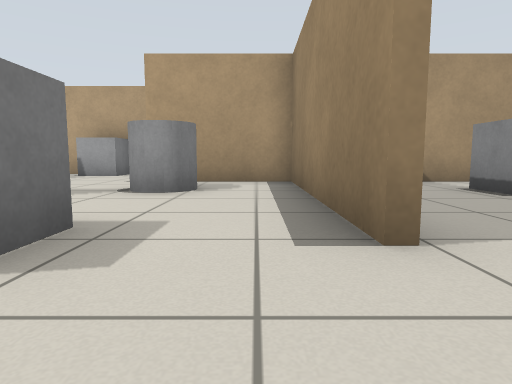
[1] (above)

16 first-person views from a walk through a Gazebo world. The camera is 0.5 m above the floor, tilts 6° down and sees 75° across. The floor is counted in squares, 1 m on a side. Each view is taken from the middle of a square. On the plan, view 1 faces up. The plan holds only what a view shows up to about 9 squares ahead; the rest is blank.

[2]
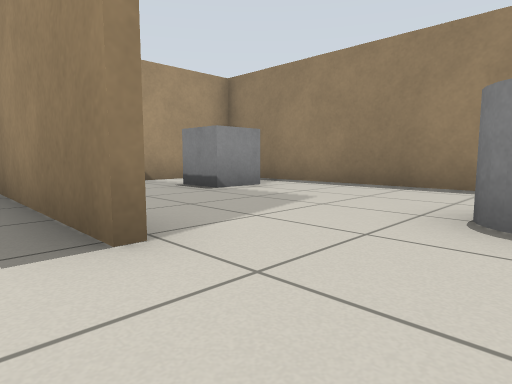

[3]
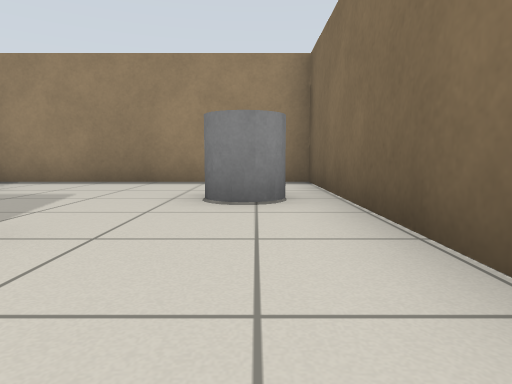

[4]
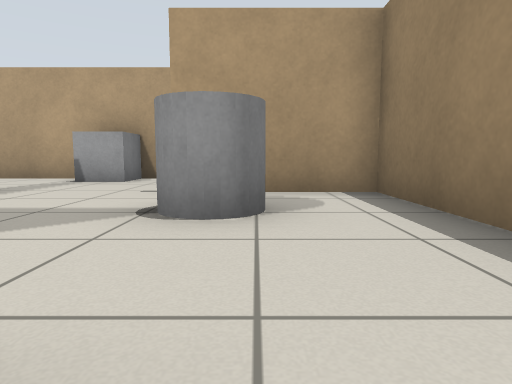

[5]
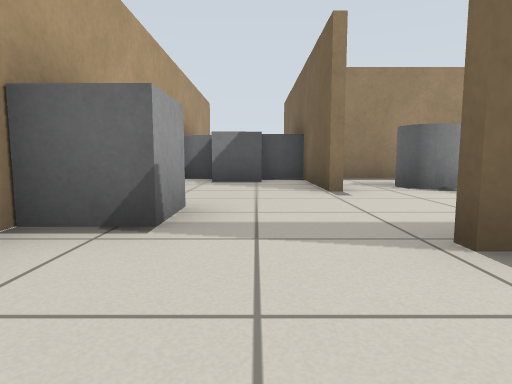

[6]
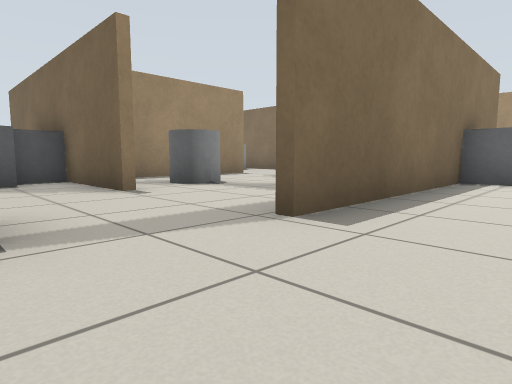

[7]
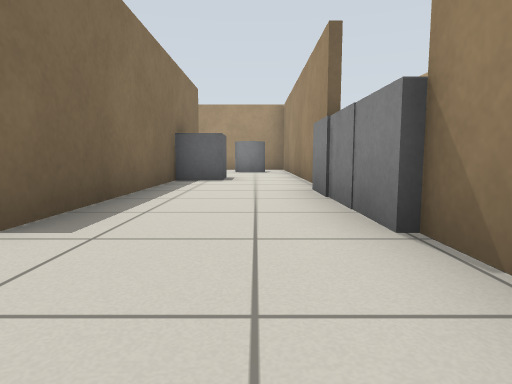

[8]
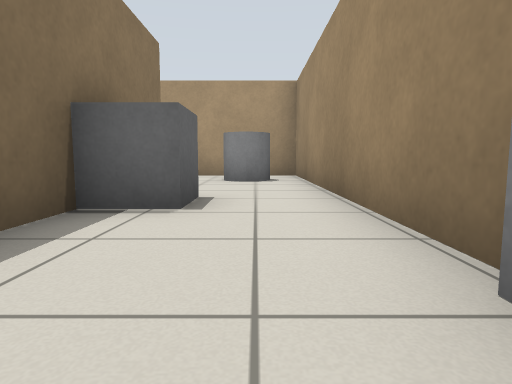

[9]
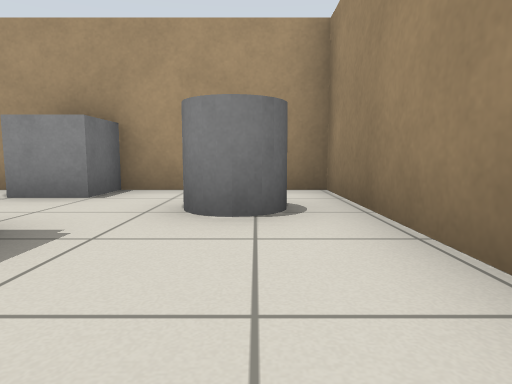

[10]
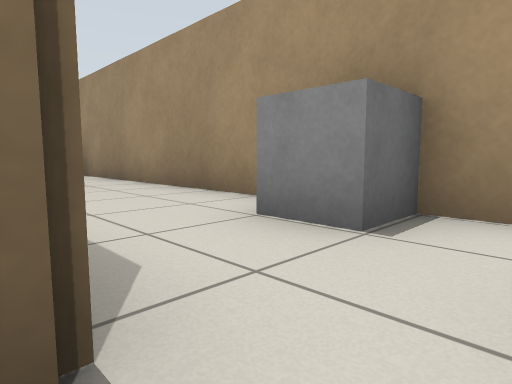

[11]
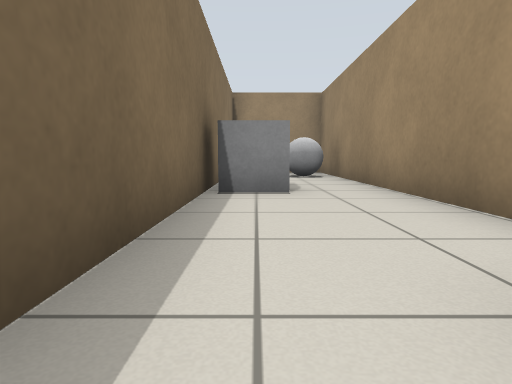

[12]
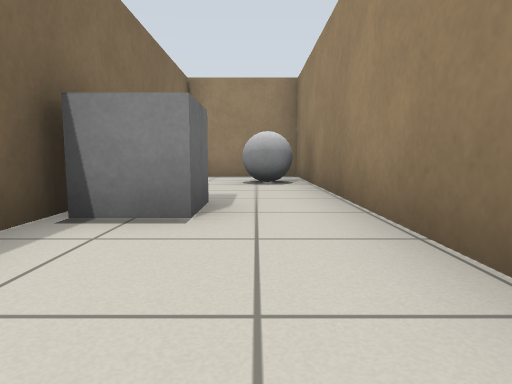

[13]
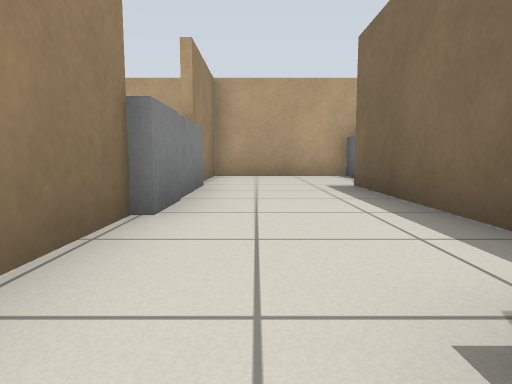

[14]
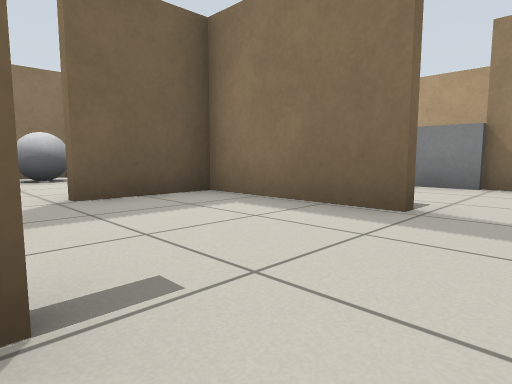

[15]
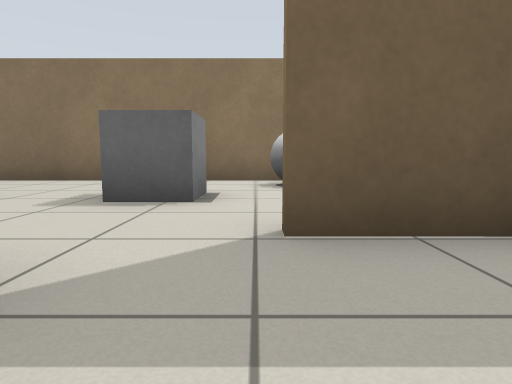

[16]
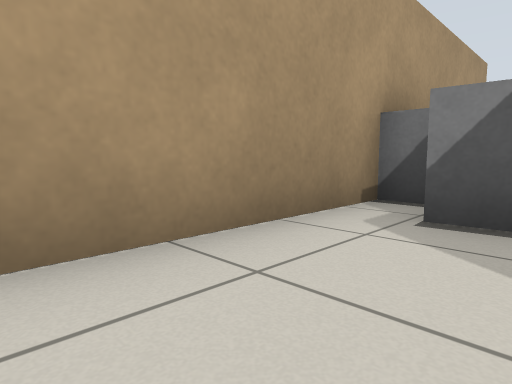

### Floor plan
Points are (right, up) in squares from view 1. A wall is a line through its corners. A room is listed if a view was taken in it or the views show most of it. See-through windows are left out.
Room 1 (views 1, 2, 3, 4, 5, 6, 7, 8, 9, 10, 11, 13, 14, 15, 16)
walls: (-5.1, 6.9) (-5.1, 3.9) (-3.1, 3.9); (-2.2, 6.9) (4, 6.9); (-8.1, 3.6) (-8.1, -4.1) (-4.4, -4.1); (0.7, 1.8) (0.7, 6.7) (-2.2, 6.7); (-4.6, -1.1) (0.6, -1.1); (-5.3, -1.4) (-5.3, 6.9); (-8.9, 9.7) (-9.4, 9.7); (4.1, 9.7) (-8.1, 9.7) (-8.1, 6.8)
ways out: opening at (-5, -2.5) to room 2; opening at (1, 0.5) to room 3
objects: grey box (-9, 4) to (-8, 5); grey box (-9, 6) to (-8, 7); grey cylinder (-7, -2); grey box (-6, 1) to (-6, 2); grey ball (-4, 0); grey box (-4, 9); grey box (-2, 2); grey cylinder (-2, 5) to (-1, 5); grey box (0, 7) to (1, 8); grey box (0, 9); grey box (1, 9) to (2, 9)
Room 2 (view 12)
walls: (4.1, -1.3) (-4.1, -1.3); (-4.4, -4.1) (5.7, -4.1) (5.7, -1.6)
ways out: opening at (-5, -2.5) to room 1
objects: grey box (-5, -4) to (-4, -3); grey box (0, -2); grey ball (3, -3) to (4, -3)
Room 3 (no view inside)
walls: (0.6, -1.1) (5.7, -1.1) (5.7, 6.7) (3.4, 6.7)
ways out: opening at (1, 0.5) to room 1
objects: grey cylinder (3, 0); grey box (4, 5)

Where each view was taken, in squares from view 1:
view 1: 0 up, 0 right, facing up
view 2: 0 up, 0 right, facing up-right
view 3: 0 up, 1 left, facing right
view 4: 2 up, 1 left, facing up
view 5: 8 up, 7 left, facing right
view 6: 9 up, 7 left, facing down-right
view 7: 9 up, 7 left, facing down
view 8: 5 up, 7 left, facing down
view 9: 1 up, 7 left, facing down
view 10: 1 down, 6 left, facing down-right
view 11: 2 down, 5 left, facing right
view 12: 3 down, 3 left, facing right
view 13: 1 up, 7 left, facing up
view 14: 8 up, 2 left, facing down-left
view 15: 6 up, 3 left, facing down
view 16: 8 up, 3 left, facing up-right
